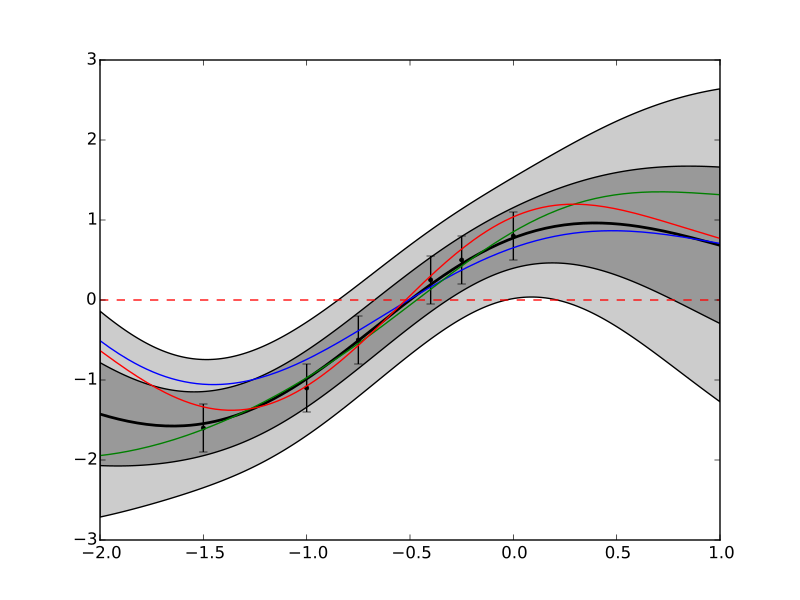

Here is the Python script that generated this plot:
import GeePea
import numpy as np
import pylab

#create test data
x = [-1.50,-1.0,-0.75,-0.4,-0.25,0.00]
y = [-1.6,-1.1,-0.5,0.25,0.5,0.8]

#define mean function parameters and hyperparameters
hp = [0.,1.,0.3] # kernel hyperparameters (sq exponential takes 3 parameters for 1D input)
fp = [0,0,1]

#define the GP
gp = GeePea.GP(x,y,p=hp,fp=fp)

#also define a predictive distribution
x_p = np.linspace(-2,1,200)

#define the GP
gp.set_pars(x_pred = x_p)

#optimise and plot
gp.optimise()
gp.plot()

for i in range(3): pylab.plot(gp.xmf_pred, gp.getRandomVector())
